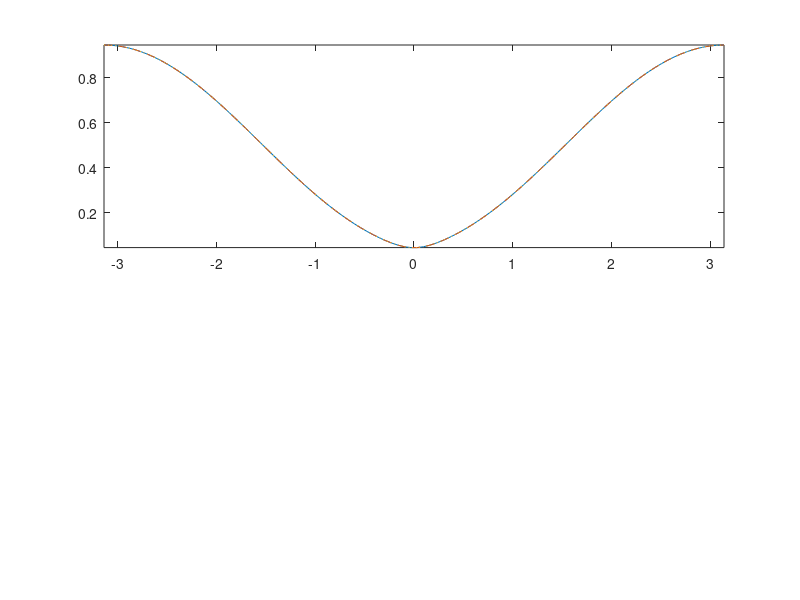

Write MATLAB code to recreate this figure. (Note: this script raises an error after producing the figure.)
omega = linspace(-pi,pi);
ejw = exp(-j*omega);

%G1 = -1.5*(1-0.4*ejw) .* (1+0.8*ejw) ./ (1-0.5*ejw);
%mag1 = abs(G1);
%angle1 = angle(G1) * 180/pi;
%G2 = 0.6*(1-2.5*ejw) .* (1+0.8*ejw) ./ (1-0.5*ejw);
%mag2 = abs(G2);
%angle2 = angle(G2) * 180/pi;

g1 = -1.5*(1-0.4*ejw); g2 = -0.25*(1-0.8*ejw); g3 = -(1-0.5*ejw);
mag1 = abs(g1) .* abs(g2);
angle1 = (angle(g1)+angle(g2))*180/pi;
g1nm = 0.6*(1-2.5*ejw);
mag2 = abs(g1nm) .* abs(g2);
angle2 = (angle(g1nm)+angle(g2))*180/pi;
g2nm = 0.2*(1-1.25*ejw); g3nm = 0.5*(1-2*ejw);
mag3 = abs(g1nm) .* abs(g2nm);
angle3 = (angle(g1nm)+angle(g2nm))*180/pi;

subplot(2,1,1)
plot(omega,mag1,omega,mag2,'--',omega,mag3,':')
axis tight, label('',18,' ','Magnitude',18)
subplot(2,1,2) 
plot(omega,angle1,omega,angle2,'--',omega,mag3,'-')
axis tight, label('',18,'w (rad/s)','Phase',18)






